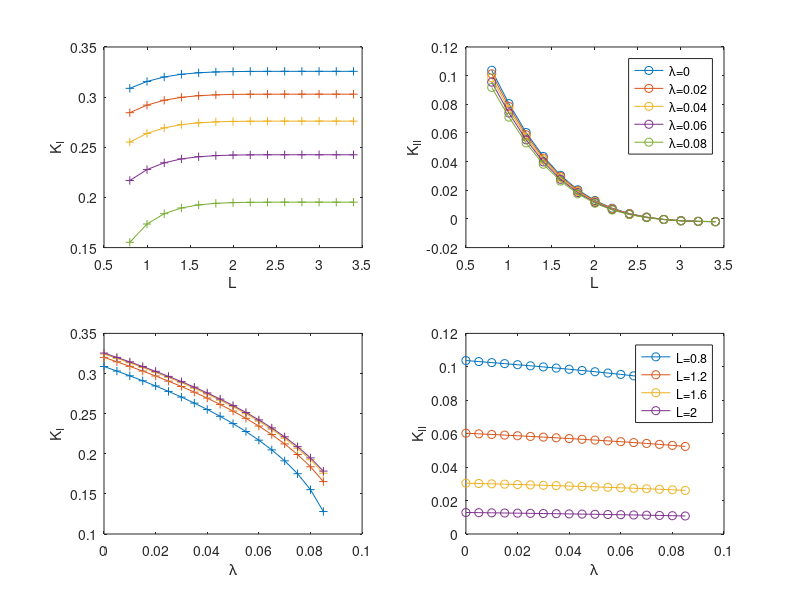

Write MATLAB code to recreate this figure.
load n350x873-2t

fid1 = fopen('KI-KII-1.csv','w');
fprintf(fid1,'lambda,  L,     KI,  \n');

fid2 = fopen('KI-KII-2.csv','w');
fprintf(fid2,'lambda,  L,     KII,  \n');

for j = 1:5
subplot(2,2,1)
plot(L, KI(4*j-3,:),'+-');
xlabel('L');
ylabel('K_I');
hold on

for l = 1:numel(L)
    fprintf(fid1, '%.5e,    %.5e,    %.5e \n',...
        lambda(4*j-3), L(l), 3*sqrt(2*pi)*KI(4*j-3,l));
end


subplot(2,2,2)
plot(L, KII(4*j-3,:),'o-');
xlabel('L');
ylabel('K_{II}');
hold on

for l = 1:numel(L)
    fprintf(fid2, '%.5e,    %.5e,    %.5e \n',...
        lambda(4*j-3), L(l), 3*sqrt(2*pi)*KII(4*j-3,l));
end

end
legend({['\lambda=',num2str(lambda(1))],['\lambda=',num2str(lambda(5))],['\lambda=',num2str(lambda(9))],...
    ['\lambda=',num2str(lambda(13))],['\lambda=',num2str(lambda(17))]})
fclose(fid1);
fclose(fid2);




fid1 = fopen('KI-KII-3.csv','w');
fprintf(fid1,'lambda,  L,     KI,  \n');

fid2 = fopen('KI-KII-4.csv','w');
fprintf(fid2,'lambda,  L,     KII,  \n');

for j = 1:4
subplot(2,2,3)
plot(lambda, KI(:,2*j-1),'+-');
xlabel('\lambda');
ylabel('K_I');
hold on

for l = 1:numel(lambda)
    fprintf(fid1, '%.5e,    %.5e,    %.5e \n',...
        lambda(l), L(2*j-1), 3*sqrt(2*pi)*KI(l,2*j-1));
end


subplot(2,2,4)
plot(lambda, KII(:,2*j-1),'o-');
xlabel('\lambda');
ylabel('K_{II}');
hold on

for l = 1:numel(lambda)
    fprintf(fid2, '%.5e,    %.5e,    %.5e \n',...
        lambda(l), L(2*j-1), 3*sqrt(2*pi)*KII(l,2*j-1));
end

end
legend({['L=',num2str(L(1))],['L=',num2str(L(3))],['L=',num2str(L(5))],['L=',num2str(L(7))]})
fclose(fid1);
fclose(fid2);